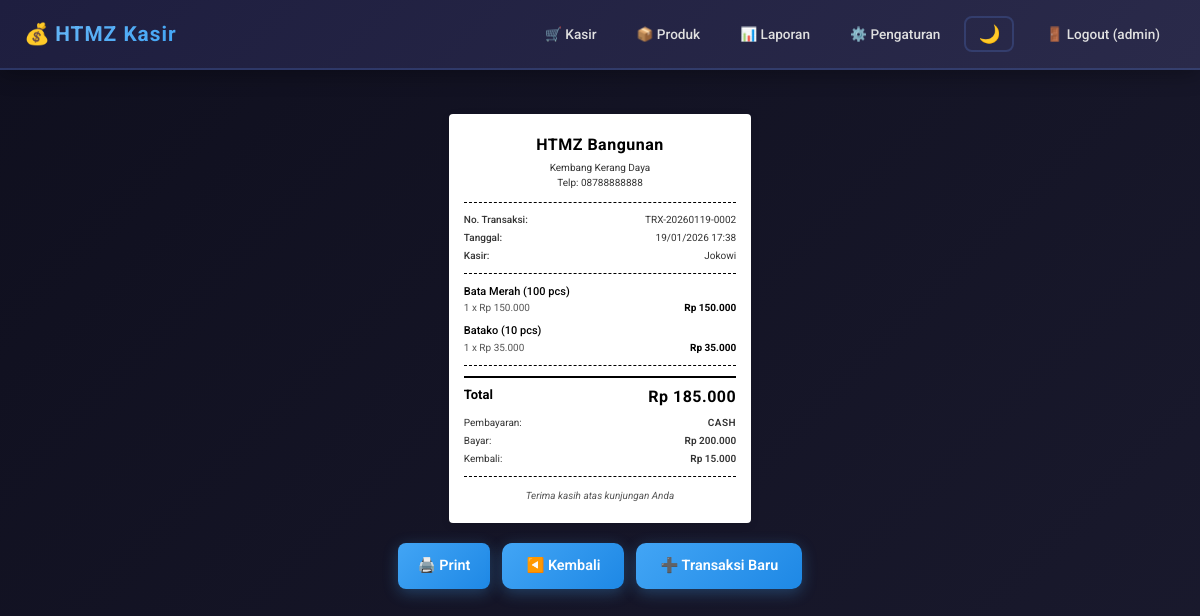
/receipt/2?from=reports&mode=monthly (signed in), run on the app's committed database.
### models.py (models this page shows)
class Setting(Base):
    __tablename__ = "settings"
    id = Column(Integer, primary_key=True)
    store_name = Column(String, default="Nama Toko Anda")
    store_address = Column(String, default="Alamat Toko Anda")
    store_phone = Column(String, default="")
    timezone = Column(String, default="WIB")  # WIB (UTC+7), WITA (UTC+8), WIT (UTC+9)

class Transaction(Base):
    __tablename__ = "transactions"
    id = Column(Integer, primary_key=True)
    trx_no = Column(String, unique=True, nullable=False)
    created_at = Column(DateTime, default=datetime.utcnow)
    cashier = Column(String, nullable=False)
    payment_method = Column(String, default="cash")  # cash/qris/transfer
    total = Column(Float, nullable=False, default=0)
    paid = Column(Float, nullable=False, default=0)
    change = Column(Float, nullable=False, default=0)
    items = relationship("TransactionItem", back_populates="trx", cascade="all, delete-orphan")

class TransactionItem(Base):
    __tablename__ = "transaction_items"
    id = Column(Integer, primary_key=True)
    transaction_id = Column(Integer, ForeignKey("transactions.id"))
    product_code = Column(String, nullable=False)
    product_name = Column(String, nullable=False)
    price = Column(Float, nullable=False, default=0)  # Harga jual
    cost_price = Column(Float, nullable=False, default=0)  # Harga asli/harga beli
    qty = Column(Integer, nullable=False, default=1)
    subtotal = Column(Float, nullable=False, default=0)
    trx = relationship("Transaction", back_populates="items")

### app.py (the view)
@app.get("/receipt/{trx_id}", response_class=HTMLResponse)
def receipt_page(request: Request, trx_id: int, from_page: str = Query(None, alias="from"), mode: str = Query("daily"), db: Session = Depends(get_db)):
    r = require_login(request)
    if r: return r
    trx = db.query(Transaction).filter(Transaction.id == trx_id).first()
    settings = db.query(Setting).first()
    if not trx:
        return RedirectResponse("/cashier", status_code=302)
    logged_in_user = db.query(User).filter(User.username == request.session["user"]["username"]).first()
    if logged_in_user and logged_in_user.display_name is None:
        logged_in_user.display_name = logged_in_user.username
        db.commit()
        db.refresh(logged_in_user)
        request.session["user"]["display_name"] = logged_in_user.display_name # Update session immediately
    back_url = "/cashier"
    if from_page == "reports":
        back_url = f"/reports?mode={mode}"
    formatted_created_at = format_datetime_with_tz(trx.created_at, db, "%d/%m/%Y %H:%M")
    return templates.TemplateResponse("receipt.html", {
        "request": request,
        "trx": trx,
        "user": request.session["user"],
        "settings": settings,
        "back_url": back_url,
        "formatted_created_at": formatted_created_at
    })

### templates/receipt.html
{% extends "layout.html" %}
{% block content %}
<div id="receipt-wrapper">
  <div class="receipt">
    <div class="receipt-header">
      <div class="store-name">{{ settings.store_name }}</div>
      {% if settings.store_address %}<div class="store-address">{{ settings.store_address }}</div>{% endif %}
      {% if settings.store_phone %}<div class="store-phone">Telp: {{ settings.store_phone }}</div>{% endif %}
    </div>
    <div class="receipt-line"></div>
    <div class="receipt-info">
      <div class="info-row">
        <span>No. Transaksi:</span>
        <span>{{ trx.trx_no }}</span>
      </div>
      <div class="info-row">
        <span>Tanggal:</span>
        <span>{{ formatted_created_at }}</span>
      </div>
      <div class="info-row">
        <span>Kasir:</span>
        <span>{{ trx.cashier }}</span>
      </div>
    </div>
    <div class="receipt-line"></div>
    <div class="receipt-items">
      {% for it in trx.items %}
      <div class="receipt-item">
        <div class="item-header">
          <span class="item-name">{{ it.product_name }}</span>
        </div>
        <div class="item-details">
          <span class="item-qty">{{ it.qty }} x Rp {{ it.price | format_idr }}</span>
          <span class="item-total">Rp {{ it.subtotal | format_idr }}</span>
        </div>
      </div>
      {% endfor %}
    </div>
    <div class="receipt-line"></div>
    <div class="receipt-total">
      <div class="total-row">
        <span>Total</span>
        <span class="total-amount">Rp {{ trx.total | format_idr }}</span>
      </div>
      <div class="payment-row">
        <span>Pembayaran:</span>
        <span class="payment-method">{{ trx.payment_method | upper }}</span>
      </div>
      <div class="payment-row">
        <span>Bayar:</span>
        <span>Rp {{ trx.paid | format_idr }}</span>
      </div>
      <div class="payment-row">
        <span>Kembali:</span>
        <span>Rp {{ trx.change | format_idr }}</span>
      </div>
    </div>
    <div class="receipt-line"></div>
    <div class="receipt-footer">
      <div class="footer-text">Terima kasih atas kunjungan Anda</div>
    </div>
  </div>
  <div class="actions">
    <button onclick="window.print()">🖨️ Print</button>
    <a class="btn" href="{{ back_url }}">◀️ Kembali</a>
    <a class="btn" href="/cashier">➕ Transaksi Baru</a>
  </div>
</div>
{% endblock %}

### static/style.css (style rules this page uses)
* { box-sizing: border-box; font-family: 'Roboto', sans-serif; }
:root { --bg-primary: linear-gradient(135deg, #0f0f1e 0%, #1a1a2e 100%); --bg-secondary: linear-gradient(135deg, rgba(30, 30, 50, 0.9) 0%, rgba(40, 40, 60, 0.9) 100%); --bg-topbar: linear-gradient(135deg, #1e1e3f 0%, #2a2a4a 100%); --text-primary: #e0e0e0; --text-secondary: #b0b0b0; --border-color: rgba(100, 150, 255, 0.2); --accent-color: #64b5f6; --input-bg: rgba(20, 20, 35, 0.8); --table-bg: rgba(20, 20, 35, 0.5); }
body { font-family: 'Roboto', sans-serif; margin: 0; background: var(--bg-primary); color: var(--text-primary); min-height: 100vh; line-height: 1.5; font-size: 0.9rem; transition: background 0.3s ease, color 0.3s ease; }
button { cursor: pointer; background: linear-gradient(135deg, #42a5f5 0%, #1e88e5 100%); color: white; border: none; padding: 10px 20px; border-radius: 8px; font-family: 'Roboto', sans-serif; font-weight: 600; font-size: 0.9rem; transition: all 0.3s ease; box-shadow: 0 4px 15px rgba(66, 165, 245, 0.3); }
#receipt-wrapper { max-width: 600px; margin: 0 auto; padding: 20px; }
#receipt-wrapper .actions { margin-top: 20px; display: flex; gap: 12px; justify-content: center; flex-wrap: wrap; }
.receipt { max-width: 80mm; margin: 0 auto; background: white; color: #000; padding: 20px 15px; font-family: 'Roboto', sans-serif; font-size: 11px; line-height: 1.4; box-shadow: 0 2px 8px rgba(0, 0, 0, 0.1); border-radius: 4px; }
@media screen { .receipt { padding: 20px 15px; } }
.receipt-header { text-align: center; margin-bottom: 12px; }
.store-name { font-size: 16px; font-weight: 700; margin-bottom: 4px; letter-spacing: 0.5px; }
.store-address { font-size: 10px; color: #333; margin-bottom: 2px; line-height: 1.3; }
.store-phone { font-size: 10px; color: #333; margin-bottom: 0; }
.receipt-line { border-top: 1px dashed #000; margin: 10px 0; width: 100%; }
.receipt-info { margin-bottom: 10px; }
.info-row { display: flex; justify-content: space-between; font-size: 10px; margin-bottom: 4px; color: #333; }
.info-row span:first-child { font-weight: 500; }
.info-row span:last-child { text-align: right; }
.receipt-items { margin-bottom: 10px; }
.receipt-item { margin-bottom: 8px; }
.item-header { margin-bottom: 2px; }
.item-name { font-size: 11px; font-weight: 500; color: #000; }
.item-details { display: flex; justify-content: space-between; font-size: 10px; color: #555; margin-top: 2px; }
.item-qty { flex: 1; }
.item-total { text-align: right; font-weight: 700; min-width: 70px; color: #000; }
.receipt-total { margin-bottom: 10px; }
.total-row { display: flex; justify-content: space-between; font-size: 13px; font-weight: 700; margin-bottom: 8px; padding-top: 8px; border-top: 2px solid #000; }
.total-amount { font-size: 16px; font-weight: 700; letter-spacing: 0.5px; }
.payment-row { display: flex; justify-content: space-between; font-size: 10px; margin-bottom: 4px; color: #333; }
.payment-row span:last-child { font-weight: 600; }
.payment-method { font-weight: 700; text-transform: uppercase; letter-spacing: 0.5px; }
.receipt-footer { text-align: center; margin-top: 12px; }
.footer-text { font-size: 10px; color: #555; font-style: italic; }
.actions { display: flex; gap: 12px; justify-content: center; margin-top: 24px; flex-wrap: wrap; }
.btn { display: inline-block; padding: 12px 24px; border-radius: 10px; border: none; color: white; text-decoration: none; background: linear-gradient(135deg, #42a5f5 0%, #1e88e5 100%); font-family: 'Roboto', sans-serif; font-weight: 600; font-size: 0.9rem; transition: all 0.3s ease; box-shadow: 0 4px 15px rgba(66, 165, 245, 0.3); text-align: center; }

### data on the page
Setting: store_name "HTMZ Bangunan", store_address "Kembang Kerang Daya", store_phone "08788888888"
Transaction: trx_no "TRX-20260119-0002", cashier "Jokowi", total "185.000", payment_method "CASH", paid "200.000", change "15.000"
TransactionItem: product_name "Bata Merah (100 pcs)", qty "1", price "150.000", subtotal "150.000"
TransactionItem: product_name "Batako (10 pcs)", qty "1", price "35.000", subtotal "35.000"

### other printed values
{{ user.username }} "admin"
